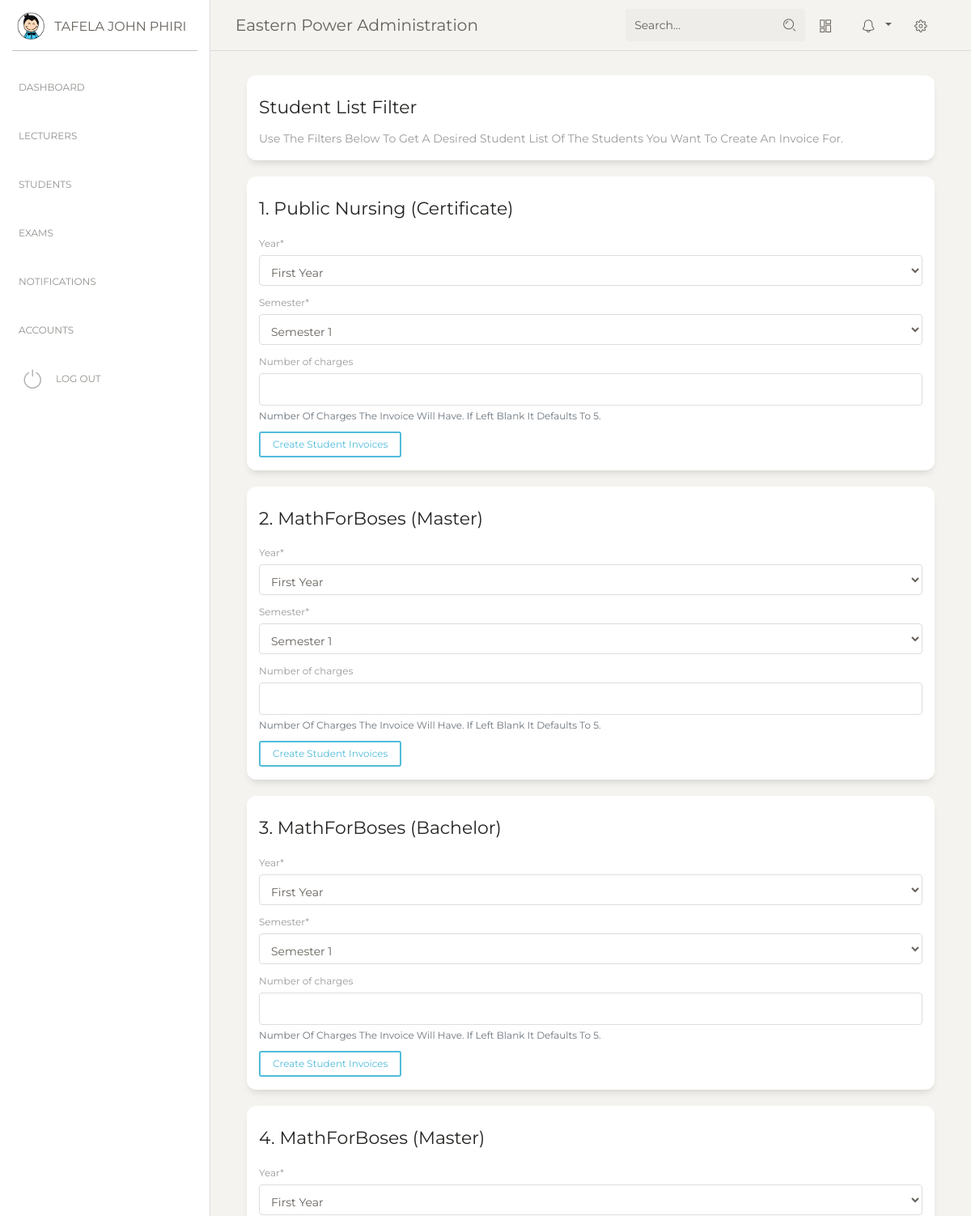
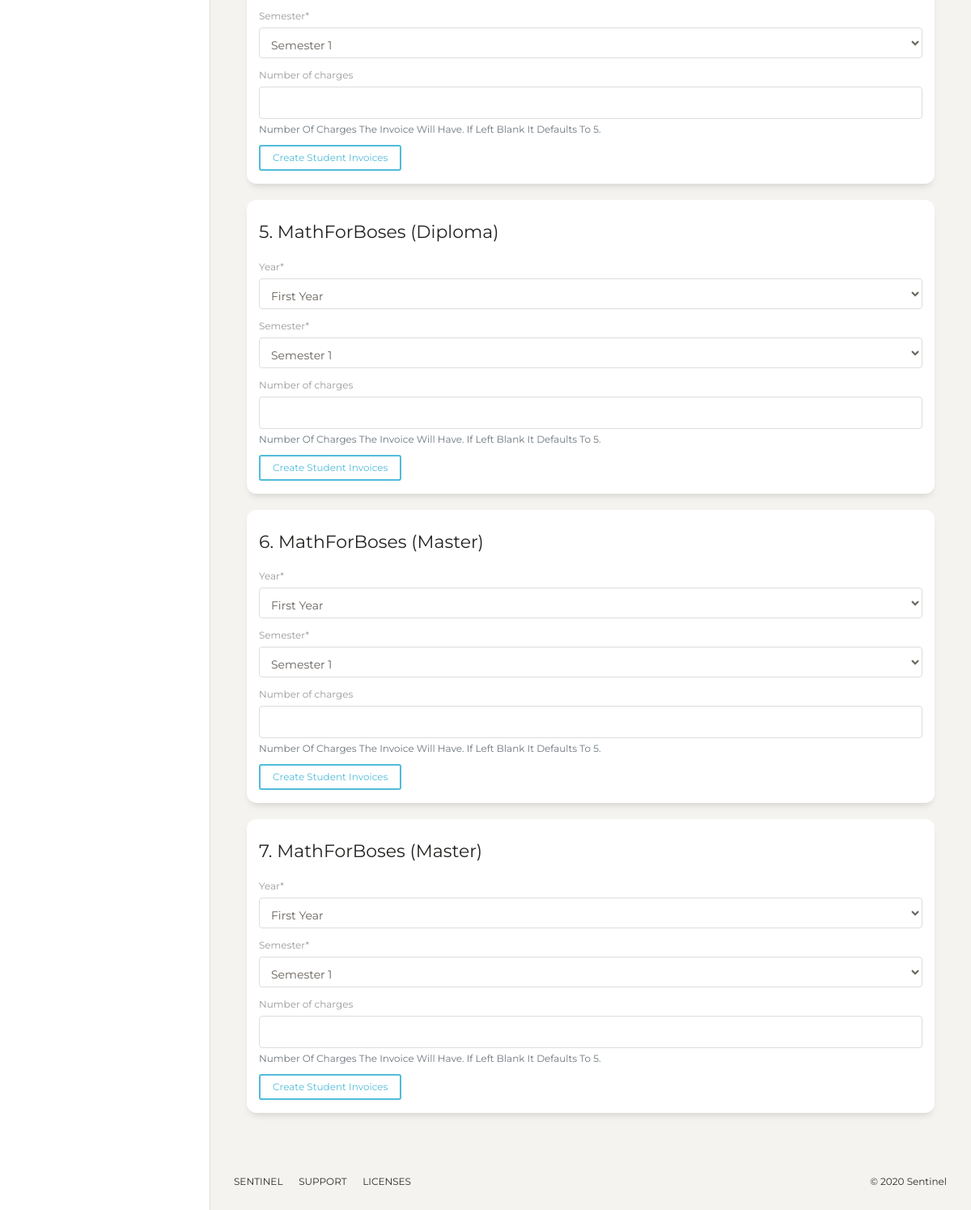
Screenshot of /administrator/accounts/invoice/filter/add/ (signed in) with the database file from the repository (2 pictures, top to bottom).
### headway/models.py (models this page shows, shortened)
class User(AbstractUser):
    username_validator = UnicodeUsernameValidator()
    username = models.CharField(
        _('username'),
        max_length=150,
        unique=True,
        help_text=_('Enter a Student ID for student Accounts or Email for lecturer Accounts.'),
        validators=[username_validator],
        error_messages={
            'unique': _("A user with that username already exists."),
        },
    )
    email = models.EmailField(_('email address'), blank=True, unique=True)
    middle_name = models.CharField(max_length=50, blank=True, null=True)
    is_student = models.BooleanField(default=True)
    is_lecturer = models.BooleanField(default=False)
    is_admin = models.BooleanField(default=False)
    institution = models.ForeignKey(Institution, on_delete=models.CASCADE, null=True)
    USERNAME_FIELD = 'username'
    REQUIRED_FIELDS = ['email']
    def get_full_name(self):
        if self.middle_name:
            full_name = '%s %s %s' % (self.first_name, self.middle_name, self.last_name)
        else:
            full_name = '%s %s' % (self.first_name, self.last_name)
        return full_name
    def __str__(self):
        return self.get_full_name()

class Institution(models.Model):
    name = models.CharField(max_length=100, help_text='Enter Institution Name')
    active_subscription = models.BooleanField(default=True)
    subscription_type = models.CharField(max_length=1)  # add choices
    subscription_start = models.DateField(auto_created=True, auto_now_add=True)
    subscription_end = models.DateField()
    short_name = models.CharField(max_length=10, default='INSTITUTE', help_text='Enter A Short Abbreviation Of'
                                                                                'Your Institutes Name '
                                                                                '(10 Characters Max.)')

class Program(models.Model):
    institution = models.ForeignKey(Institution, on_delete=models.DO_NOTHING)
    name = models.CharField(max_length=150)
    summary = models.TextField(null=True, blank=True)
    level = models.CharField(max_length=11, choices=LEVELS, help_text='Qualification Level For The Program.')
    def __str__(self):
        return str(self.name) + ' (' + str(self.level) + ')'

### administrator/views.py (the view, shortened to what this page needs)
# urls.py: path('accounts/invoice/filter/add/', views.InvoiceStudentsFilter.as_view(), name='invoice_students_filter'),
@method_decorator(user_is_admin, name='get')
@method_decorator(user_is_admin, name='post')
class InvoiceStudentsFilter(FormView):
    template_name = 'administrator/invoice_student_filter.html'
    def get(self, request, *args, **kwargs):
        filter_form = forms.InvoiceStudentFilterForm()
        program_list = Program.objects.filter(institution=self.request.user.institution)
        context = {
                'program_list': program_list,
                'filter_form': filter_form,
            }
        return render(request, self.template_name, context)

### administrator/forms.py
class InvoiceStudentFilterForm(forms.Form):
    year = forms.ChoiceField(choices=YEAR)
    semester = forms.ChoiceField(choices=SEMESTER)
    number_of_charges = forms.IntegerField(help_text='Number Of Charges The Invoice Will Have. '
                                                     'If Left Blank It Defaults To 5.', required=False)

### templates/administrator/invoice_student_filter.html (shortened to what this page needs)
{% extends 'administrator/base.html' %}
{% load crispy_forms_tags %}
{% block content %}
    <div class="col-md-12">
        <div class="card ">
          <div class="card-header ">
            <h5 class="card-title ">Student List Filter</h5>
            <p class="card-category">Use The Filters Below To Get A Desired Student List Of The Students You Want To Create An Invoice For.</p>
          </div>
        </div>
    </div>
    {% if program_list %}
    {% for program in program_list %}
    <div class="col-md-12">
        <div class="card ">
          <div class="card-header ">
            <h5 class="card-title">{{ forloop.counter }}. {{ program }}</h5>
            <p class="card-category">
                <form action="" method="post">
                    {{ filter_form|crispy }}
                  <input value="Create Student Invoices" type="submit" class="btn-sm btn-outline-info">
                </form>
            </p>
          </div>
        </div>
    </div>
    {% endfor %}
    {% endif %}
{% endblock content %}

### templates/administrator/base.html (shortened to what this page needs)
{% load static %}
<!DOCTYPE html>
<html lang="en">
<head>
  <link href="https://maxcdn.bootstrapcdn.com/font-awesome/latest/css/font-awesome.min.css" rel="stylesheet">
  <link href="{% static 'assets/css/bootstrap.min.css' %}" rel="stylesheet" />
  <link href="{% static 'assets/css/paper-dashboard.css' %}" rel="stylesheet" />
</head>
<body class="">
  <div class="wrapper ">
    <div class="sidebar" data-color="white" data-active-color="danger">
      <div class="logo">
        <a href="#" class="simple-text logo-mini">
          <div class="logo-image-small">
            <img src="{% static 'assets/img/logo-small.png' %}">
          </div>
        </a>
        <a href="#" class="simple-text logo-normal">
          {{ request.user}}
        </a>
      </div>
    <!-- loading urls for purpose of showing active tubs
    {% url 'administrator:dash' as dash_dir %} {% url 'administrator:lecturers' as lecturers_dir %}
        {% url 'administrator:students' as students_dir %} {% url 'administrator:exams' as exams_dir %}
    {% url 'administrator:notifications' as notifications_dir %} {% url 'administrator:accounts' as accounts_dir %}-->
      <div class="sidebar-wrapper">
        <ul class="nav">
          <li{% if request.path == dash_dir %} class="active" {% endif%} >
                  <a href="{% url 'administrator:dash' %}">
              <p>Dashboard</p>
            </a>
          </li>
          <li {% if request.path == lecturers_dir %} class="active"{% endif %}>
            <a href="{% url 'administrator:lecturers' %}">
              <p>Lecturers</p>
            </a>
          </li>
          <li {% if request.path == students_dir %} class="active"{% endif %}>
            <a href="{% url 'administrator:students' %}">
              <p>Students</p>
            </a>
          </li>
          <li {% if request.path == exams_dir %} class="active"{% endif %}>
            <a href="{% url 'administrator:exams' %}">
              <p>Exams</p>
            </a>
          </li>
          <li {% if request.path == notifications_dir %}class="active"{% endif %}>
            <a href="{% url 'administrator:notifications' %}">
              <p>Notifications</p>
            </a>
          </li>
        <li {% if request.path == accounts_dir %}class="active"{% endif %}>
            <a href="{% url 'administrator:accounts' %}">
              <p>Accounts</p>
            </a>
          </li>
          <li class="active-pro">
            <a href="{% url 'logout' %}">
              <i class="nc-icon nc-button-power"></i>
              <p>Log Out</p>
            </a>
          </li>
        </ul>
      </div>
    </div>
    <div class="main-panel">
      <nav class="navbar navbar-expand-lg navbar-absolute fixed-top navbar-transparent">
        <div class="container-fluid">
          <div class="navbar-wrapper">
            <a class="navbar-brand" href="{% url 'administrator:institution_details' pk=request.user.institution.pk%}">
                {{ request.user.institution.name }} Administration</a>
          </div>
          <div class="collapse navbar-collapse justify-content-end" id="navigation">
            <form method="get" action="{% url 'headway:search' %}">
              <div class="input-group no-border">
                <input type="text" value="{{ request.GET.q }}" class="form-control" placeholder="Search..." name="q">
                <div class="input-group-append">
                  <div class="input-group-text">
                    <i class="nc-icon nc-zoom-split"></i>
                  </div>
                </div>
              </div>
            </form>
            <ul class="navbar-nav">
              <li class="nav-item">
                <a class="nav-link btn-magnify" href="#">
                  <i class="nc-icon nc-layout-11"></i>
                </a>
              </li>
              <li class="nav-item btn-rotate dropdown">
                <a class="nav-link dropdown-toggle" href="http://example.com" id="navbarDropdownMenuLink" data-toggle="dropdown" aria-haspopup="true" aria-expanded="false">
                  <i class="nc-icon nc-bell-55"></i>
                </a>
              </li>
              <li class="nav-item">
                <a class="nav-link btn-rotate" href="#">
                  <i class="nc-icon nc-settings-gear-65"></i>
                </a>
              </li>
            </ul>
          </div>
        </div>
      </nav>
      <div class="content">
          {% block content %}
          {% endblock %}
      </div>
      <footer class="footer footer-black  footer-white ">
        <div class="container-fluid">
          <div class="row">
            <nav class="footer-nav">
              <ul>
                <li>
                  <a href="#" target="_blank">Sentinel</a>
                </li>
                <li>
                  <a href="#" target="_blank">Support</a>
                </li>
                <li>
                  <a href="#" target="_blank">Licenses</a>
                </li>
              </ul>
            </nav>
            <div class="credits ml-auto">
              <span class="copyright">
                ©
                 Sentinel
              </span>
            </div>
          </div>
        </div>
      </footer>
    </div>
  </div>
</body>
</html>

### rows the page displays
User: user "TAFELA JOHN PHIRI", user.institution.name "Eastern Power"
Program: name+level "Public Nursing (Certificate)"
Program: name+level "MathForBoses (Master)"
Program: name+level "MathForBoses (Bachelor)"
Program: name+level "MathForBoses (Master)"
Program: name+level "MathForBoses (Diploma)"
Program: name+level "MathForBoses (Master)"
Program: name+level "MathForBoses (Master)"
